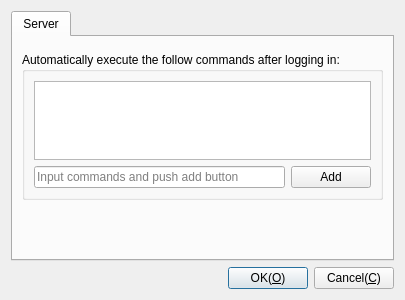
<?xml version="1.0" encoding="UTF-8"?>
<ui version="4.0">
 <class>CDlgSettingsSSH</class>
 <widget class="QDialog" name="CDlgSettingsSSH">
  <property name="geometry">
   <rect>
    <x>0</x>
    <y>0</y>
    <width>405</width>
    <height>300</height>
   </rect>
  </property>
  <property name="windowTitle">
   <string>Set ssh</string>
  </property>
  <layout class="QGridLayout" name="gridLayout_2">
   <item row="1" column="0">
    <layout class="QHBoxLayout" name="horizontalLayout">
     <item>
      <spacer name="horizontalSpacer">
       <property name="orientation">
        <enum>Qt::Orientation::Horizontal</enum>
       </property>
       <property name="sizeHint" stdset="0">
        <size>
         <width>40</width>
         <height>20</height>
        </size>
       </property>
      </spacer>
     </item>
     <item>
      <widget class="QPushButton" name="pbOK">
       <property name="text">
        <string>OK(&amp;O)</string>
       </property>
      </widget>
     </item>
     <item>
      <widget class="QPushButton" name="pbCancel">
       <property name="text">
        <string>Cancel(&amp;C)</string>
       </property>
      </widget>
     </item>
    </layout>
   </item>
   <item row="0" column="0">
    <widget class="QTabWidget" name="tabWidget">
     <property name="currentIndex">
      <number>0</number>
     </property>
     <widget class="QWidget" name="Server">
      <attribute name="title">
       <string>Server</string>
      </attribute>
      <layout class="QGridLayout" name="gridLayout">
       <item row="0" column="0">
        <widget class="CParameterNetUI" name="wNet" native="true"/>
       </item>
       <item row="1" column="0">
        <widget class="QGroupBox" name="groupBox">
         <property name="title">
          <string>Automatically execute the follow commands after logging in:</string>
         </property>
         <layout class="QGridLayout" name="gridLayout_3">
          <item row="0" column="0">
           <widget class="QListWidget" name="lvCommands">
            <property name="editTriggers">
             <set>QAbstractItemView::EditTrigger::AllEditTriggers</set>
            </property>
           </widget>
          </item>
          <item row="1" column="0">
           <layout class="QHBoxLayout" name="horizontalLayout_4">
            <item>
             <widget class="QLineEdit" name="leCommand">
              <property name="placeholderText">
               <string>Input commands and push add button</string>
              </property>
             </widget>
            </item>
            <item>
             <widget class="QPushButton" name="pbAddCommand">
              <property name="text">
               <string>Add</string>
              </property>
             </widget>
            </item>
           </layout>
          </item>
         </layout>
        </widget>
       </item>
       <item row="2" column="0">
        <spacer name="verticalSpacer">
         <property name="orientation">
          <enum>Qt::Orientation::Vertical</enum>
         </property>
         <property name="sizeHint" stdset="0">
          <size>
           <width>20</width>
           <height>163</height>
          </size>
         </property>
        </spacer>
       </item>
      </layout>
     </widget>
    </widget>
   </item>
  </layout>
 </widget>
 <customwidgets>
  <customwidget>
   <class>CParameterNetUI</class>
   <extends>QWidget</extends>
   <header location="global">ParameterNetUI.h</header>
   <container>1</container>
  </customwidget>
 </customwidgets>
 <resources/>
 <connections/>
</ui>
